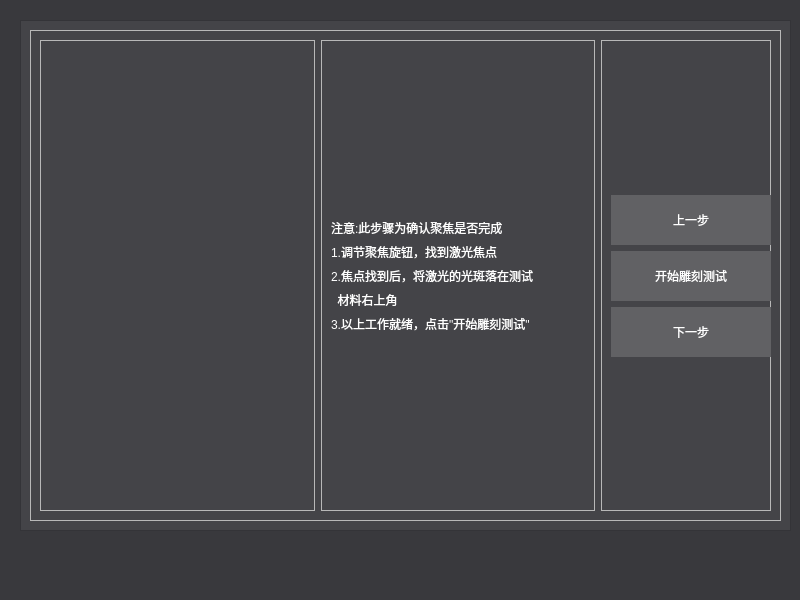
<?xml version="1.0" encoding="UTF-8"?>
<ui version="4.0">
 <class>AE_BeginForm</class>
 <widget class="QWidget" name="AE_BeginForm">
  <property name="geometry">
   <rect>
    <x>0</x>
    <y>0</y>
    <width>800</width>
    <height>600</height>
   </rect>
  </property>
  <property name="windowTitle">
   <string>Form</string>
  </property>
  <property name="styleSheet">
   <string notr="true">QWidget#AE_BeginForm{
	background-color: rgb(57, 57, 61);
}
QLabel{
	
	color: rgb(255, 255, 255);
	font: 9pt &quot;微软雅黑&quot;;
}</string>
  </property>
  <widget class="QFrame" name="frameBegin">
   <property name="geometry">
    <rect>
     <x>20</x>
     <y>20</y>
     <width>771</width>
     <height>511</height>
    </rect>
   </property>
   <property name="styleSheet">
    <string notr="true">QFrame#frameBegin{
	
	background-color: rgb(68, 68, 72);
}
QPushButton{
	border:none;
	color: rgb(255, 255, 255);
	font: 9pt &quot;微软雅黑&quot;;
	background-color: rgb(97, 97, 100);
}
QPushButton:hover{
	border:none;
	color: rgb(255, 255, 255);
	font: 9pt &quot;微软雅黑&quot;;
	background-color: rgb(107, 106, 101);
}
QPushButton:pressed{
	border:none;
	color: rgb(255, 255, 255);
	font: 9pt &quot;微软雅黑&quot;;
	background-color: rgb(59, 58, 63);
}
QTextBrowser{
	border:none;
	color: rgb(255, 255, 255);
	background-color: rgb(68, 68, 72);
	font: 9pt &quot;微软雅黑&quot;;
}</string>
   </property>
   <property name="frameShape">
    <enum>QFrame::StyledPanel</enum>
   </property>
   <property name="frameShadow">
    <enum>QFrame::Raised</enum>
   </property>
   <layout class="QVBoxLayout" name="verticalLayout_2">
    <item>
     <widget class="QFrame" name="frame">
      <property name="frameShape">
       <enum>QFrame::StyledPanel</enum>
      </property>
      <property name="frameShadow">
       <enum>QFrame::Raised</enum>
      </property>
      <layout class="QHBoxLayout" name="horizontalLayout">
       <item>
        <widget class="QFrame" name="frameGif">
         <property name="frameShape">
          <enum>QFrame::StyledPanel</enum>
         </property>
         <property name="frameShadow">
          <enum>QFrame::Raised</enum>
         </property>
         <layout class="QVBoxLayout" name="verticalLayout_4">
          <item>
           <spacer name="verticalSpacer_5">
            <property name="orientation">
             <enum>Qt::Vertical</enum>
            </property>
            <property name="sizeHint" stdset="0">
             <size>
              <width>20</width>
              <height>92</height>
             </size>
            </property>
           </spacer>
          </item>
          <item>
           <widget class="QLabel" name="labelMovie">
            <property name="minimumSize">
             <size>
              <width>250</width>
              <height>250</height>
             </size>
            </property>
            <property name="maximumSize">
             <size>
              <width>250</width>
              <height>250</height>
             </size>
            </property>
            <property name="text">
             <string/>
            </property>
           </widget>
          </item>
          <item>
           <spacer name="verticalSpacer_6">
            <property name="orientation">
             <enum>Qt::Vertical</enum>
            </property>
            <property name="sizeHint" stdset="0">
             <size>
              <width>20</width>
              <height>91</height>
             </size>
            </property>
           </spacer>
          </item>
         </layout>
        </widget>
       </item>
       <item>
        <widget class="QFrame" name="frameT1">
         <property name="frameShape">
          <enum>QFrame::StyledPanel</enum>
         </property>
         <property name="frameShadow">
          <enum>QFrame::Raised</enum>
         </property>
         <layout class="QVBoxLayout" name="verticalLayout_3">
          <item>
           <spacer name="verticalSpacer_3">
            <property name="orientation">
             <enum>Qt::Vertical</enum>
            </property>
            <property name="sizeHint" stdset="0">
             <size>
              <width>20</width>
              <height>127</height>
             </size>
            </property>
           </spacer>
          </item>
          <item>
           <widget class="QLabel" name="label">
            <property name="text">
             <string>注意:此步骤为确认聚焦是否完成</string>
            </property>
           </widget>
          </item>
          <item>
           <widget class="QLabel" name="label_2">
            <property name="text">
             <string>1.调节聚焦旋钮，找到激光焦点</string>
            </property>
           </widget>
          </item>
          <item>
           <widget class="QLabel" name="label_3">
            <property name="text">
             <string>2.焦点找到后，将激光的光斑落在测试</string>
            </property>
           </widget>
          </item>
          <item>
           <widget class="QLabel" name="label_4">
            <property name="text">
             <string>  材料右上角</string>
            </property>
           </widget>
          </item>
          <item>
           <widget class="QLabel" name="label_5">
            <property name="text">
             <string>3.以上工作就绪，点击&quot;开始雕刻测试&quot;</string>
            </property>
           </widget>
          </item>
          <item>
           <spacer name="verticalSpacer_4">
            <property name="orientation">
             <enum>Qt::Vertical</enum>
            </property>
            <property name="sizeHint" stdset="0">
             <size>
              <width>20</width>
              <height>127</height>
             </size>
            </property>
           </spacer>
          </item>
         </layout>
        </widget>
       </item>
       <item>
        <widget class="QFrame" name="frameBtn">
         <property name="maximumSize">
          <size>
           <width>170</width>
           <height>16777215</height>
          </size>
         </property>
         <property name="frameShape">
          <enum>QFrame::StyledPanel</enum>
         </property>
         <property name="frameShadow">
          <enum>QFrame::Raised</enum>
         </property>
         <layout class="QVBoxLayout" name="verticalLayout">
          <item>
           <spacer name="verticalSpacer">
            <property name="orientation">
             <enum>Qt::Vertical</enum>
            </property>
            <property name="sizeHint" stdset="0">
             <size>
              <width>20</width>
              <height>40</height>
             </size>
            </property>
           </spacer>
          </item>
          <item>
           <widget class="QPushButton" name="btnPre">
            <property name="minimumSize">
             <size>
              <width>160</width>
              <height>50</height>
             </size>
            </property>
            <property name="maximumSize">
             <size>
              <width>160</width>
              <height>50</height>
             </size>
            </property>
            <property name="text">
             <string>上一步</string>
            </property>
           </widget>
          </item>
          <item>
           <widget class="QPushButton" name="pushButton_2">
            <property name="minimumSize">
             <size>
              <width>160</width>
              <height>50</height>
             </size>
            </property>
            <property name="maximumSize">
             <size>
              <width>160</width>
              <height>50</height>
             </size>
            </property>
            <property name="text">
             <string>开始雕刻测试</string>
            </property>
           </widget>
          </item>
          <item>
           <widget class="QPushButton" name="pushButton">
            <property name="minimumSize">
             <size>
              <width>160</width>
              <height>50</height>
             </size>
            </property>
            <property name="maximumSize">
             <size>
              <width>160</width>
              <height>50</height>
             </size>
            </property>
            <property name="text">
             <string>下一步</string>
            </property>
           </widget>
          </item>
          <item>
           <spacer name="verticalSpacer_2">
            <property name="orientation">
             <enum>Qt::Vertical</enum>
            </property>
            <property name="sizeHint" stdset="0">
             <size>
              <width>20</width>
              <height>40</height>
             </size>
            </property>
           </spacer>
          </item>
         </layout>
        </widget>
       </item>
      </layout>
     </widget>
    </item>
   </layout>
  </widget>
 </widget>
 <resources/>
 <connections/>
</ui>
